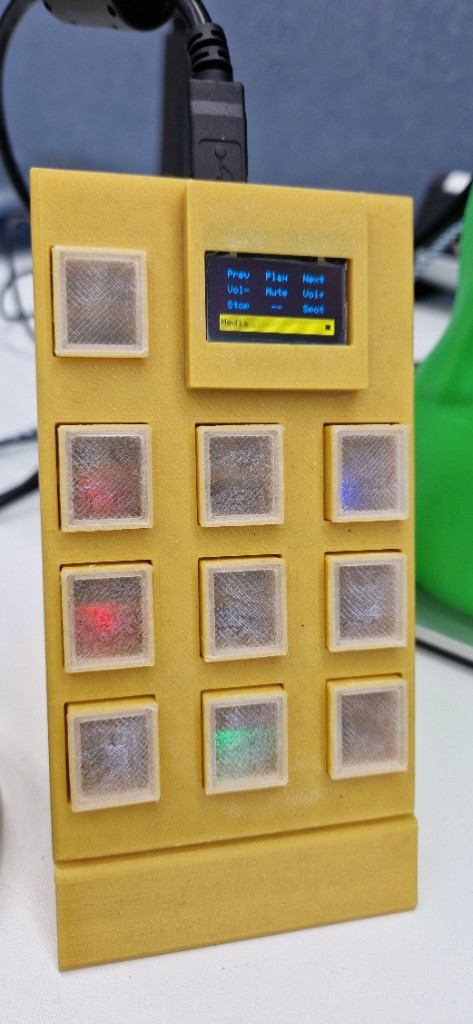
#> input picture docs/readme/hero-source.jpg, 473 x 1024 px
$ python process-hero.py
#> lines starting #> are read from the running program, lines starting #| are printed output that depends on the picture
"""Process hero photo for README: crop, enhance, composite on dark banner."""
from __future__ import annotations

from pathlib import Path

from PIL import Image, ImageEnhance, ImageFilter, ImageDraw

ROOT = Path(__file__).resolve().parent
SRC = ROOT / "hero-source.jpg"
OUT = ROOT / "hero.jpg"

# Manual crop tuned for the provided desk photo (473×1024 portrait).
CROP = (24, 72, 452, 990)


def lerp(a: int, b: int, t: float) -> int:
    return int(a + (b - a) * t)


def make_canvas(w: int, h: int) -> Image.Image:
    canvas = Image.new("RGB", (w, h), "#0e1014")
    draw = ImageDraw.Draw(canvas)
    for y in range(h):
        t = y / max(h - 1, 1)
        c = lerp(0x0E, 0x16, t)
        draw.line([(0, y), (w, y)], fill=(c, c + 4, c + 10))
    # soft gold glow behind device
    glow = Image.new("RGBA", (w, h), (0, 0, 0, 0))
    g = ImageDraw.Draw(glow)
    cx, cy = w // 2, int(h * 0.52)
    for r in range(280, 0, -4):
        alpha = int(18 * (1 - r / 280))
        g.ellipse((cx - r, cy - r, cx + r, cy + r), fill=(240, 208, 96, alpha))
    canvas.paste(glow, (0, 0), glow)
    return canvas


def main() -> None:
    if not SRC.exists():
        # First run: copy raw upload if source missing
        raw = ROOT.parent.parent / ".cursor" / ".."  # unused fallback
        raise SystemExit(f"Missing source image: {SRC}")

    im = Image.open(SRC).convert("RGB")
#> im is the input picture: PIL image 473x1024 RGB; mean R, G, B 157.9, 148.2, 115.4
    im = im.crop(CROP)
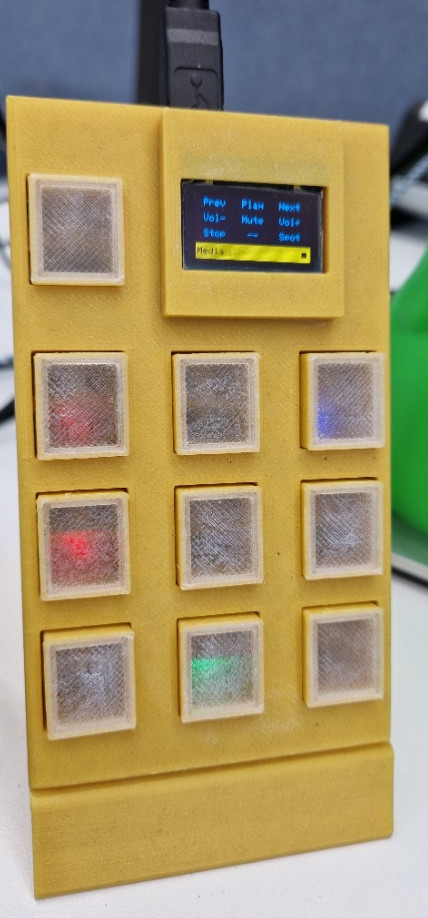
#> im: PIL image 428x918 RGB; mean R, G, B 163.8, 148.3, 106.5

    # Exposure + color polish
    im = ImageEnhance.Brightness(im).enhance(1.06)
    im = ImageEnhance.Contrast(im).enhance(1.12)
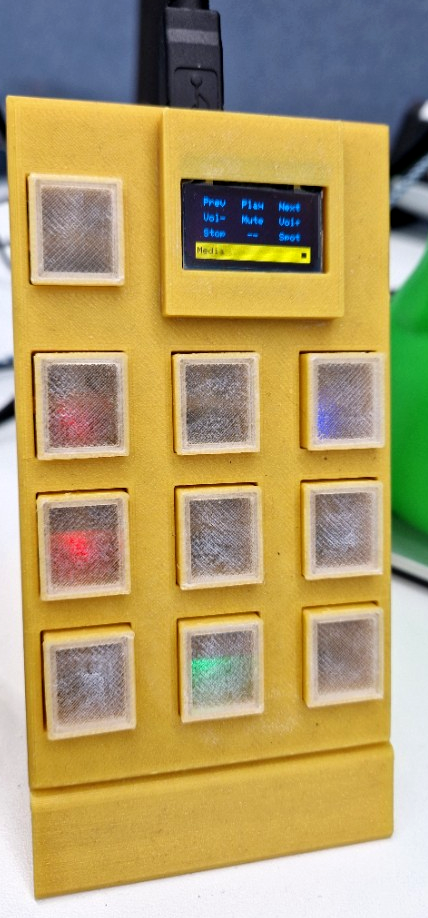
#> im: PIL image 428x918 RGB; mean R, G, B 174.6, 156.2, 106.7
    im = ImageEnhance.Color(im).enhance(1.08)
    im = im.filter(ImageFilter.UnsharpMask(radius=1.2, percent=90, threshold=3))

    target_h = 520
    scale = target_h / im.height
#> scale = 0.566
    target_w = int(im.width * scale)
#> target_w = 242
    im = im.resize((target_w, target_h), Image.Resampling.LANCZOS)
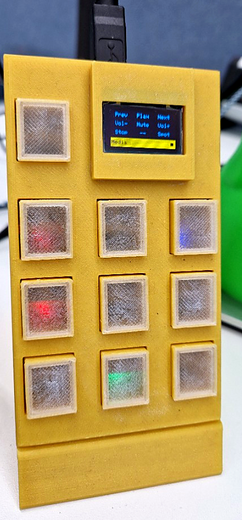
#> im: PIL image 242x520 RGB; mean R, G, B 175.6, 155.8, 102.6

    pad = 48
    canvas_w = max(880, target_w + pad * 2)
#> canvas_w = 880
    canvas_h = target_h + pad * 2
    canvas = make_canvas(canvas_w, canvas_h)
#> in make_canvas, `canvas = Image.new("RGB", (w, h), "#0e1014")`:
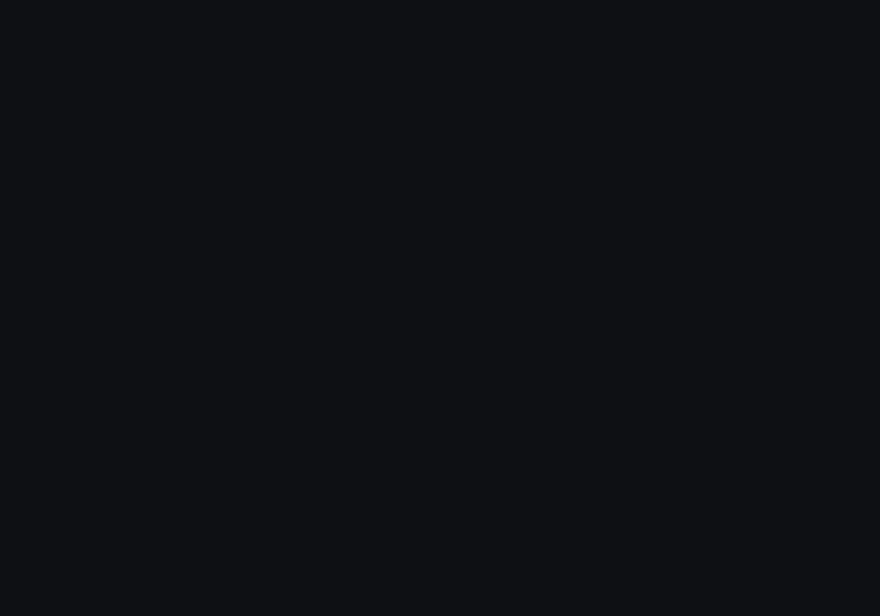
#> canvas: PIL image 880x616 RGB; mean R, G, B 14, 16, 20
#> in make_canvas, `glow = Image.new("RGBA", (w, h), (0, 0, 0, 0))`: glow: PIL image 880x616 RGBA; every value is 0

    # Drop shadow
    shadow = Image.new("RGBA", (target_w + 40, target_h + 40), (0, 0, 0, 0))
#> shadow: PIL image 282x560 RGBA; every value is 0
    sd = ImageDraw.Draw(shadow)
    sd.rounded_rectangle((20, 20, target_w + 20, target_h + 20), radius=18, fill=(0, 0, 0, 110))
    shadow = shadow.filter(ImageFilter.GaussianBlur(12))
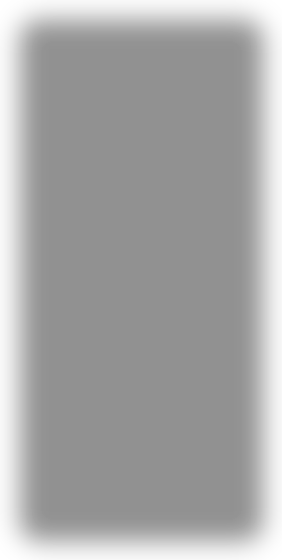
#> shadow: PIL image 282x560 RGBA; mean R, G, B, A 0, 0, 0, 87.8; transparent parts drawn white
    sx = (canvas_w - target_w) // 2
#> sx = 319
    sy = (canvas_h - target_h) // 2 + 8
    canvas.paste(shadow, (sx - 20, sy - 12), shadow)

    canvas.paste(im, (sx, sy))
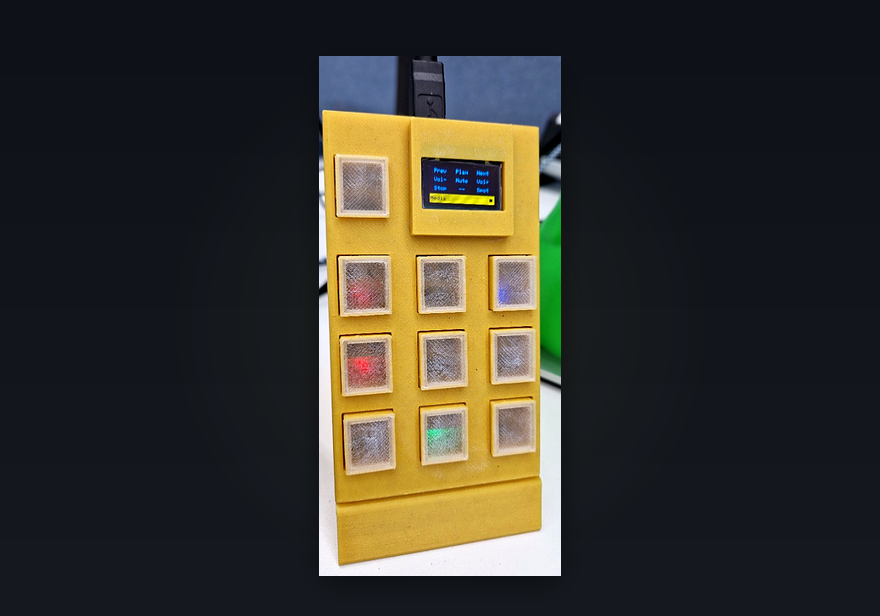
#> canvas: PIL image 880x616 RGB; mean R, G, B 54.6, 53, 44.9

    canvas.save(OUT, "JPEG", quality=92, optimize=True, progressive=True)
    print(f"Wrote {OUT} ({canvas_w}x{canvas_h})")
#| Wrote docs/readme/hero.jpg (880x616)


if __name__ == "__main__":
    main()
